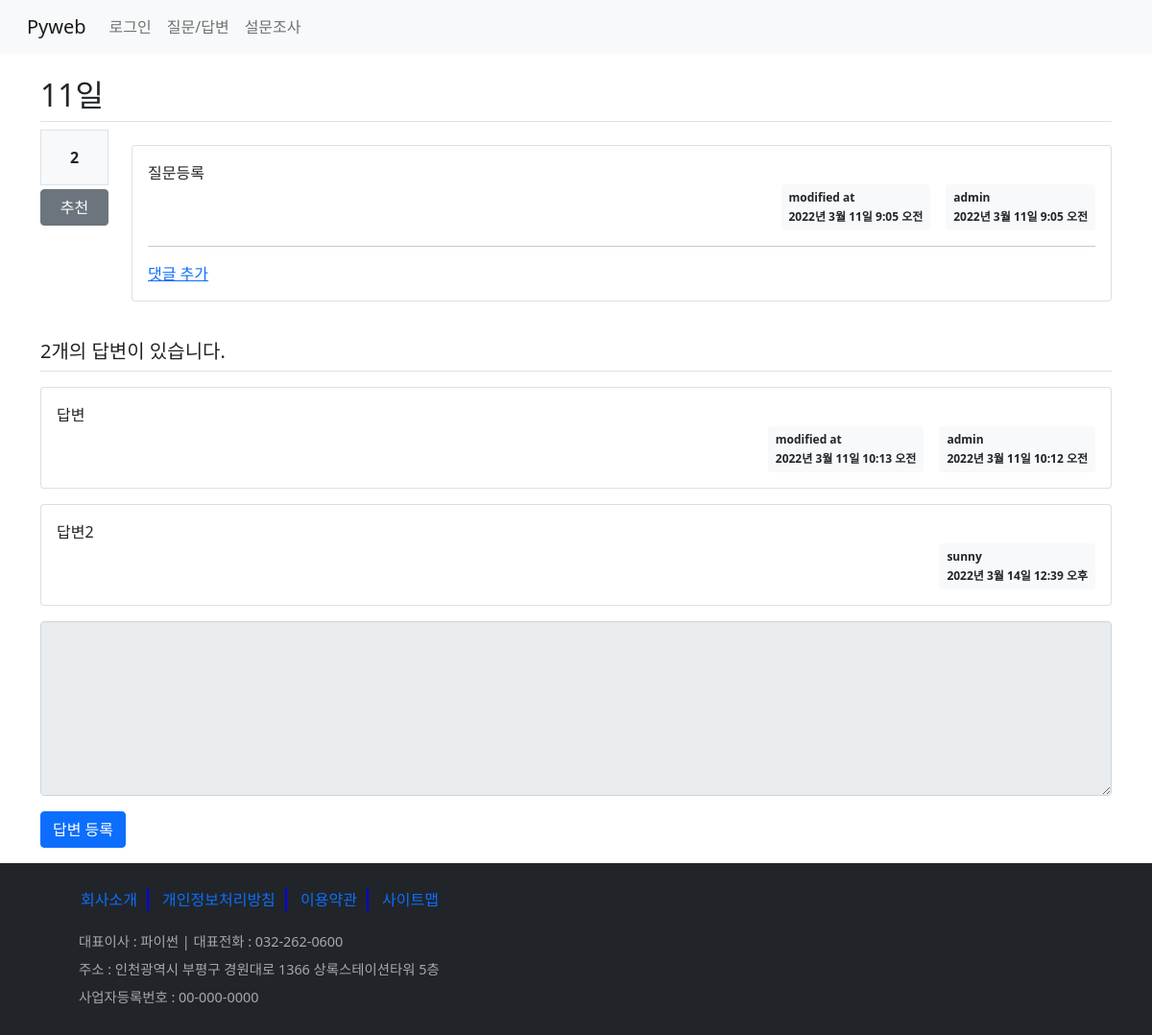
Before: /board/27/ with the older database file.
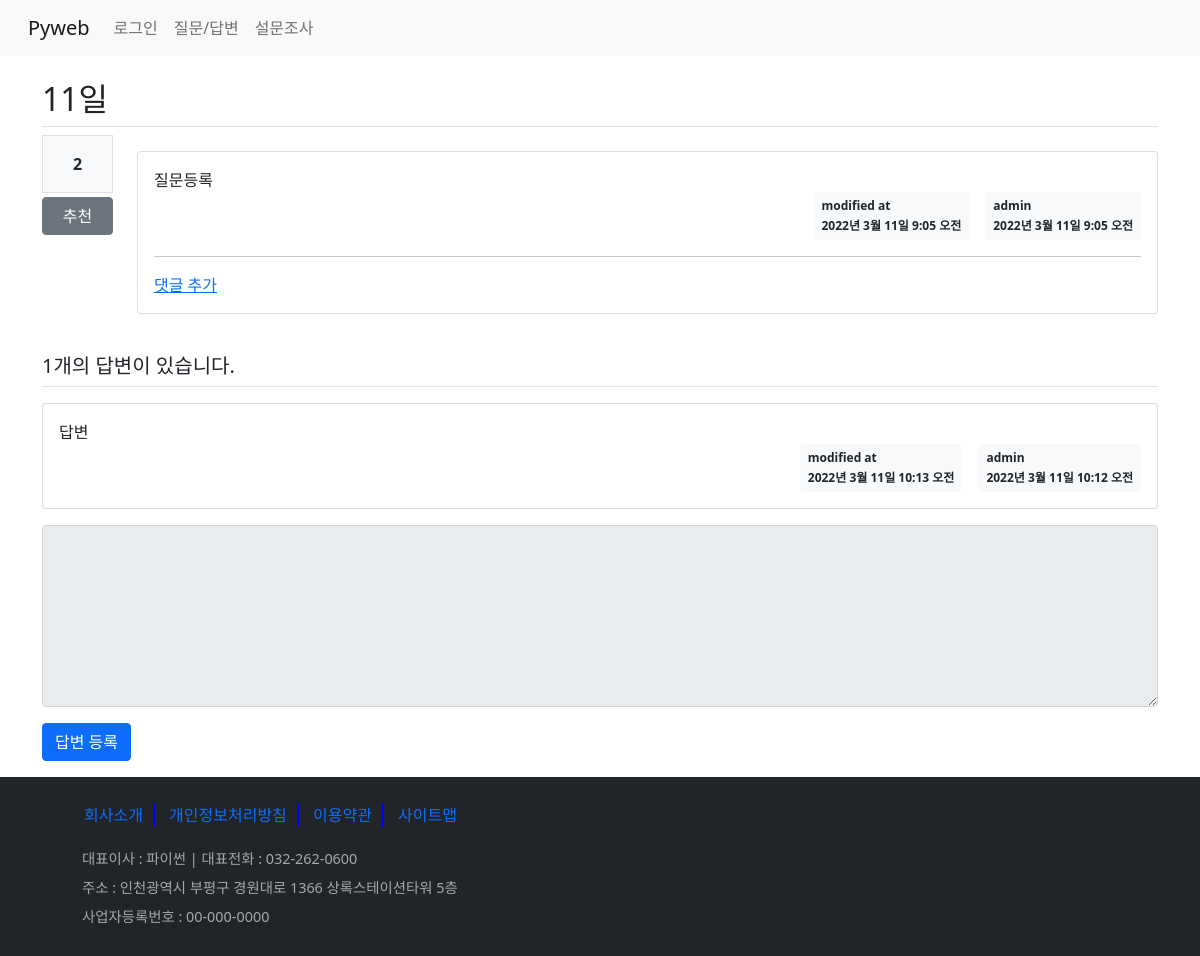
After: the same page with the newer database file.
### board/models.py (models this page shows, shortened)
class Question(models.Model):
    subject = models.CharField(max_length=200)
    content = models.TextField()
    create_date = models.DateTimeField()
    modify_date = models.DateTimeField(null=True, blank=True)  # null 허용, blank - 폼 데이터 null
    author = models.ForeignKey(User, on_delete=models.CASCADE, related_name='author_question')
    voter = models.ManyToManyField(User, related_name='voter_question')  # 추천수 - 다대다 관계

class Answer(models.Model):
    content = models.TextField()
    create_date = models.DateTimeField()
    modify_date = models.DateTimeField(null=True, blank=True)
    question = models.ForeignKey(Question, on_delete=models.CASCADE)
    author = models.ForeignKey(User, on_delete=models.CASCADE)

### board/views/base_views.py (the view)
# urls.py: path('<int:question_id>/', base_views.detail, name='detail'),
def detail(request, question_id):
    question = get_object_or_404(Question, pk=question_id)  # url 경로 오류 처리
    context = {'question': question}
    return render(request, 'board/detail.html', context)

### templates/board/detail.html (shortened to what this page needs)
{% extends 'base.html' %}
{% block content %}
    <div class="container my-3">
        <h2 class="border-bottom py-2">{{ question.subject }}</h2>
        <div class="row">
            <div class="col-1">
                <div class="bg-light text-center border p-3 font-weight-bolder">
                    {{ question.voter.count }}
                </div>
                <a href="#" data-uri="{% url 'board:vote_question' question.id %}"
                   class="btn btn-secondary btn-block my-1 recommend">추천</a>
            </div>
            <div class="col-11">
                <div class="card my-3">
                    <div class="card-body">
                        <div class="card-text" style="white-space:pre-line">{{ question.content }}</div>
                        <div class="d-flex justify-content-end">
                            {% if question.modify_date %}
                            <div class="badge badge-light p-2 mx-3 text-dark text-left">
                                <div class="mb-2">modified at</div>
                                <div>{{ question.modify_date }}</div>
                            </div>
                            {% endif %}
                            <div class="badge badge-light p-2 text-dark text-left">
                                <div class="mb-2">{{ question.author }}</div>
                                <div>{{ question.create_date }}</div>
                            </div>
                        </div>
                        <hr>
                        <div>
                            <a href="{% url 'board:comment_create_question' question.id %}">댓글 추가</a>
                        </div>
                    </div>
                </div>
            </div>
        </div>
        <h5 class="border-bottom my-3 py-2">
            {{ question.answer_set.count }}개의 답변이 있습니다.
        </h5>
        {% for answer in question.answer_set.all %}
        <div class="card my-3">
            <div class="card-body">
                <div class="card-text" style="white-space:pre-line">{{ answer.content }}</div>
                <div class="d-flex justify-content-end">
                    {% if answer.modify_date %}
                    <div class="badge badge-light p-2 mx-3 text-dark text-left">
                        <div class="mb-2">modified at</div>
                        <div>{{ answer.modify_date }}</div>
                    </div>
                    {% endif %}
                    <div class="badge badge-light p-2 text-dark text-left">
                        <div class="mb-2">{{ answer.author }}</div>
                        <div>{{ answer.create_date }}</div>
                    </div>
                </div>
            </div>
        </div>
        {% endfor %}
        <form action="{% url 'board:answer_create' question.id %}" method="post">
            <div class="form-group">
                <textarea name="content" rows="7" class="form-control"
                          {% if not user.is_authenticated %}disabled{% endif %}></textarea>
            </div>
            <input type="submit" value="답변 등록" class="btn btn-primary">
        </form>
    </div>
{% endblock %}

### templates/base.html (shortened to what this page needs)
<!DOCTYPE html>
{% load static %}
<html lang="ko">
<head>
    <link href="{% static 'board/css/bootstrap.css' %}" rel="stylesheet">
    <link href="{% static 'board/css/style.css' %}" rel="stylesheet">
    <link href="https://cdn.jsdelivr.net/npm/bootstrap@5.1.3/dist/css/bootstrap.min.css" rel="stylesheet">
</head>
<body>
{% include 'navbar.html' %}
{% block content %}{% endblock %}
{% include 'footer.html' %}
</body>
</html>

### templates/navbar.html (shortened to what this page needs)
<nav class="navbar navbar-expand-lg navbar-light bg-light">
    <div class="container-fluid">
        <a class="navbar-brand" href="{% url 'board:index' %}">Pyweb</a>
        <div class="collapse navbar-collapse" id="navbarNav">
            <div class="navbar-nav">
                <li class="nav-item">
                    {% if user.is_authenticated %}
                        <a class="nav-link" href="{% url 'common:logout_view' %}">({{ user.username }}님)로그아웃</a>
                    {% else %}
                        <a class="nav-link" href="{% url 'common:login_view' %}">로그인</a>
                    {% endif %}
                </li>
                <li class="nav-item">
                    <a class="nav-link" href="{% url 'board:boardlist' %}">질문/답변</a>
                </li>
                <li class="nav-item">
                    <a class="nav-link" href="{% url 'polls:index' %}">설문조사</a>
                </li>
            </div>
        </div>
    </div>
</nav>

### templates/footer.html
<footer class="bg-dark p-3">
  <div class="container">
    <ul class="menu">
      <li><a href="#">회사소개</a></li>
      <li><a href="#">개인정보처리방침</a></li>
      <li><a href="#">이용약관</a></li>
      <li><a href="#">사이트맵</a></li>
    </ul>
    <address>
      <p>대표이사 : 파이썬 | 대표전화 : 032-262-0600</p>
      <p>주소 : 인천광역시 부평구 경원대로 1366 상록스테이션타워 5층</p>
      <p>사업자등록번호 : 00-000-0000</p>
    </address>
  </div>
</footer>

### static/board/css/style.css (style rules this page uses)
footer .menu { list-style: none; }
footer .menu li { display: inline-block; margin: 10px 0; padding: 0 10px; border-right: 2px solid rgb(0, 0, 255); }
footer .menu li:last-child { border: none; }
footer .menu li a { text-decoration: none; }
footer address p { color: rgba(255, 255, 255, 0.6); line-height: 0.9em; margin-left: 40px; font-size: 0.9em; }

Changed rows visible on the page:
removed Answer: content "답변2", author "sunny", create_date "2022년 3월 14일 12:39 오후"
computed for Question "질문등록": answer_set.count "2" → "1"
